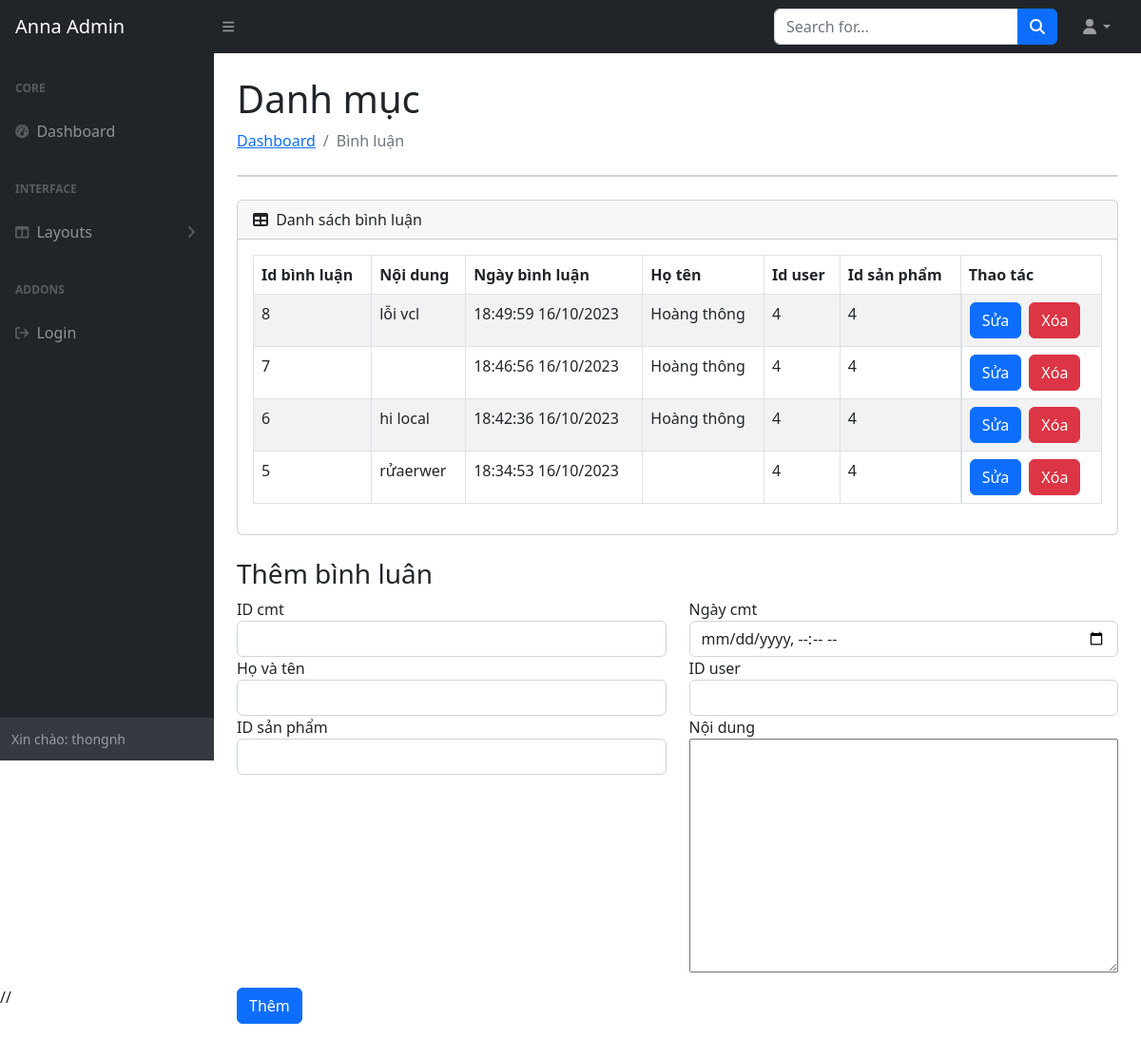
Screenshot of /Admin/index.php?pg=binhluan (signed in) with the database file from the repository.
### tables this page shows
CREATE TABLE `binh_luan` (
  `id_cmt` int(9) NOT NULL,
  `noi_dung` text NOT NULL,
  `ngay_cmt` varchar(50) NOT NULL,
  `ho_ten` varchar(100) NOT NULL,
  `id_user` int(9) NOT NULL,
  `id_sp` int(9) NOT NULL
);

### Dao/pdo.php (called while the page is built, shortened)
<?php
function pdo_get_connection(){
    $dburl = "mysql:host=localhost;dbname=anna;charset=utf8";
    $username = 'root';
    $password = '';
    $conn = new PDO($dburl, $username, $password);
    $conn->setAttribute(PDO::ATTR_ERRMODE, PDO::ERRMODE_EXCEPTION);
    return $conn;
}
function pdo_query($sql){
    $sql_args = array_slice(func_get_args(), 1);
    try{
        $conn = pdo_get_connection();
        $stmt = $conn->prepare($sql);
        $stmt->execute($sql_args);
        $rows = $stmt->fetchAll();
        return $rows;
    }
    catch(PDOException $e){
        throw $e;
    }
    finally{
        unset($conn);
    }
}

### Dao/binhluan.php (called while the page is built, shortened)
<?php
require_once 'pdo.php';
function binhluan_select_all(){
    $sql = "SELECT * FROM binh_luan ORDER BY id_cmt DESC";
    return pdo_query($sql);
}

### Admin/public/admin_cmt.php (the view, shortened to what this page needs)
<div id="layoutSidenav_content">
    <main>
        <div class="container-fluid px-4">
            <h1 class="mt-4">Danh mục</h1>
            <ol class="breadcrumb mb-4">
                <li class="breadcrumb-item"><a href="index.html">Dashboard</a></li>
                <li class="breadcrumb-item active">Bình luận</li>
            </ol>
            <div class="card mb-4">
            </div>
            <div class="card mb-4">
                <div class="card-header">
                    <i class="fas fa-table me-1"></i>
                    Danh sách bình luận
                </div>
                <div class="card-body">
                    <table id="customTable" class="table table-striped table-bordered">
                        <thead>
                            <tr>
                                <th>Id bình luận</th>
                                <th>Nội dung</th>
                                <th>Ngày bình luận</th>
                                <th>Họ tên</th>
                                <th>Id user</th>
                                <th>Id sản phẩm</th>
                                <th>Thao tác</th>
                            </tr>
                        </thead>
                        <tbody>
                            <?php
                                foreach ($binhluan_list as $item) {
                                    extract($item);
                                    $edit = "<a href='index.php?pg=updatecmt&id_cmt=" . $id_cmt . "' class='btn btn-primary'>Sửa</a>";
                                    $del = "<a href='index.php?pg=delcmt&id_cmt=" . $id_cmt . "' class='btn btn-danger'>Xóa</a>";
                                    echo '
                                    <tr >
                                        <td >' . $id_cmt . '</td>
                                        <td>' . $noi_dung . '</td>
                                        <td>' . $ngay_cmt. '</td>
                                        <td>' . $ho_ten . '</td>
                                        <td>' . $id_user . '</td>
                                        <td>' . $id_sp . '</td>
                                        <td class="d-flex gap-2">
                                            ' . $edit . $del . '
                                        </td>
                                    </tr>';
                                }
                                ?>
                        </tbody>
                    </table>
                </div>
            </div>
        </div>
        <div class="add-catalog container px-4 fz-1">
            <h3 class="add-catalog-title ">Thêm bình luân</h3>
            <form class="formmain row" action="index.php?pg=add_binhluan" method="post">
                <div class="form-group col-6">
                    <label class="fw-400" for="category-name ">ID cmt</label>
                    <input type="text" class="form-control" id="category-name" name="id_cmt">
                </div>
                <div class="form-group col-6">
                    <label class="fw-400" for="category-description">Ngày cmt</label>
                    <input type="datetime-local" class="form-control" id="category-description" name="ngay_cmt">
                </div>
                <div class="form-group col-6">
                    <label class="fw-400" for="category-description">Họ và tên</label>
                    <input type="text" class="form-control" id="category-description" name="ho_ten">
                </div>
                <div class="form-group col-6">
                    <label class="fw-400" for="category-description">ID user</label>
                    <select class="form-control" name="id_danhmuc">
                    </select>
                </div>
                <div class="form-group col-6">
                    <label class="fw-400" for="category-description">ID sản phẩm</label>
                    <select class="form-control" name="id_danhmuc">
                    </select>
                </div>
                <div class="form-group col-6 d-flex flex-column">
                    <label class="fw-400" for="category-description">Nội dung</label>
                    <textarea name="noi-dung" id="category-description" cols="30" rows="10"></textarea>
                </div>
                <div class="py-3">
                    <input type="submit" class="btn btn-primary" name="btn-add" value="Thêm">
                </div>
            </form>
        </div>
</div>
</div>

### rows the page displays
binh_luan: id_cmt "8", noi_dung "lỗi vcl", ngay_cmt "18:49:59 16/10/2023", ho_ten "Hoàng thông", id_user "4", id_sp "4"
binh_luan: id_cmt "7", ngay_cmt "18:46:56 16/10/2023", ho_ten "Hoàng thông", id_user "4", id_sp "4"
binh_luan: id_cmt "6", noi_dung "hi local", ngay_cmt "18:42:36 16/10/2023", ho_ten "Hoàng thông", id_user "4", id_sp "4"
binh_luan: id_cmt "5", noi_dung "rửaerwer", ngay_cmt "18:34:53 16/10/2023", id_user "4", id_sp "4"

### other values shown
$admin["username"] "thongnh"
